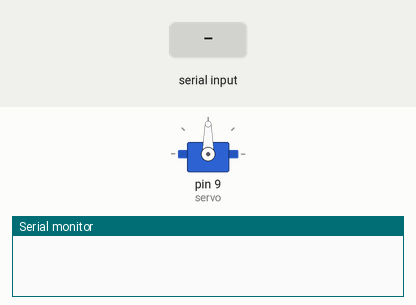
Recording of a sketch running on a simulated Arduino Uno, built with avr-gcc and run on an emulated ATmega328P. Shown: servo, the last lines printed to the serial monitor. Inputs (shaded band) come from the test bench.

Above: at 1.2 s.
1.3 s: "30,150\n" received over Serial
At 3.1 s:
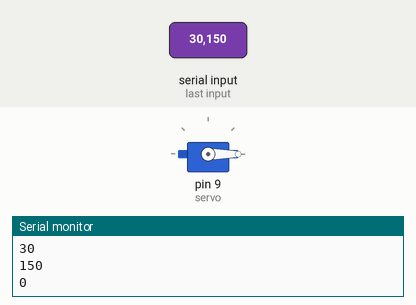
4.1 s: "90,45\n" received over Serial
At 5.0 s:
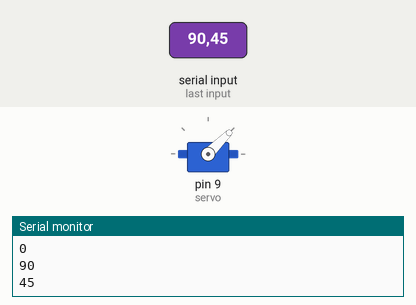
6.8 s: "200\n" received over Serial
At 7.6 s:
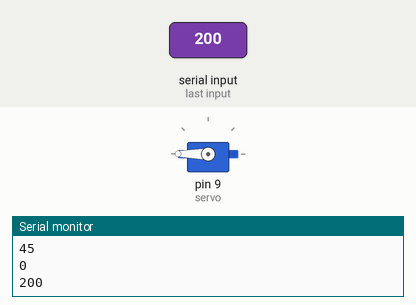
Timing chart, 0 to 9.8 s (numbered marks = the images above; inputs shaded):
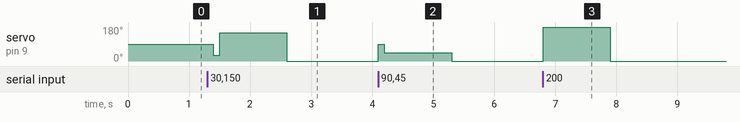

Measured:
- after the input at 1.3 s, servo on pin 9 (servo): 90° → 30° after 0.10 s, → 150° 0.10 s later, → 0° 1.1 s later
- after the input at 4.1 s, servo on pin 9 (servo): 0° → 90° at once, → 45° 0.10 s later, → 0° 1.1 s later
- after the input at 6.8 s, servo on pin 9 (servo): 0° → 180° at once, → 0° 1.1 s later

The sketch:

control_servo.ino
```cpp
#include<Servo.h>

Servo servo;

void setup() {
  Serial.begin(14400);
  servo.attach(9);
  servo.write(90);
}

void loop() {
  delay(100);
  int numDigits = Serial.available();
  if (numDigits > 0) {
    int serialData = Serial.parseInt();
    Serial.println(serialData);
    servo.write(serialData);
  }
}
```
